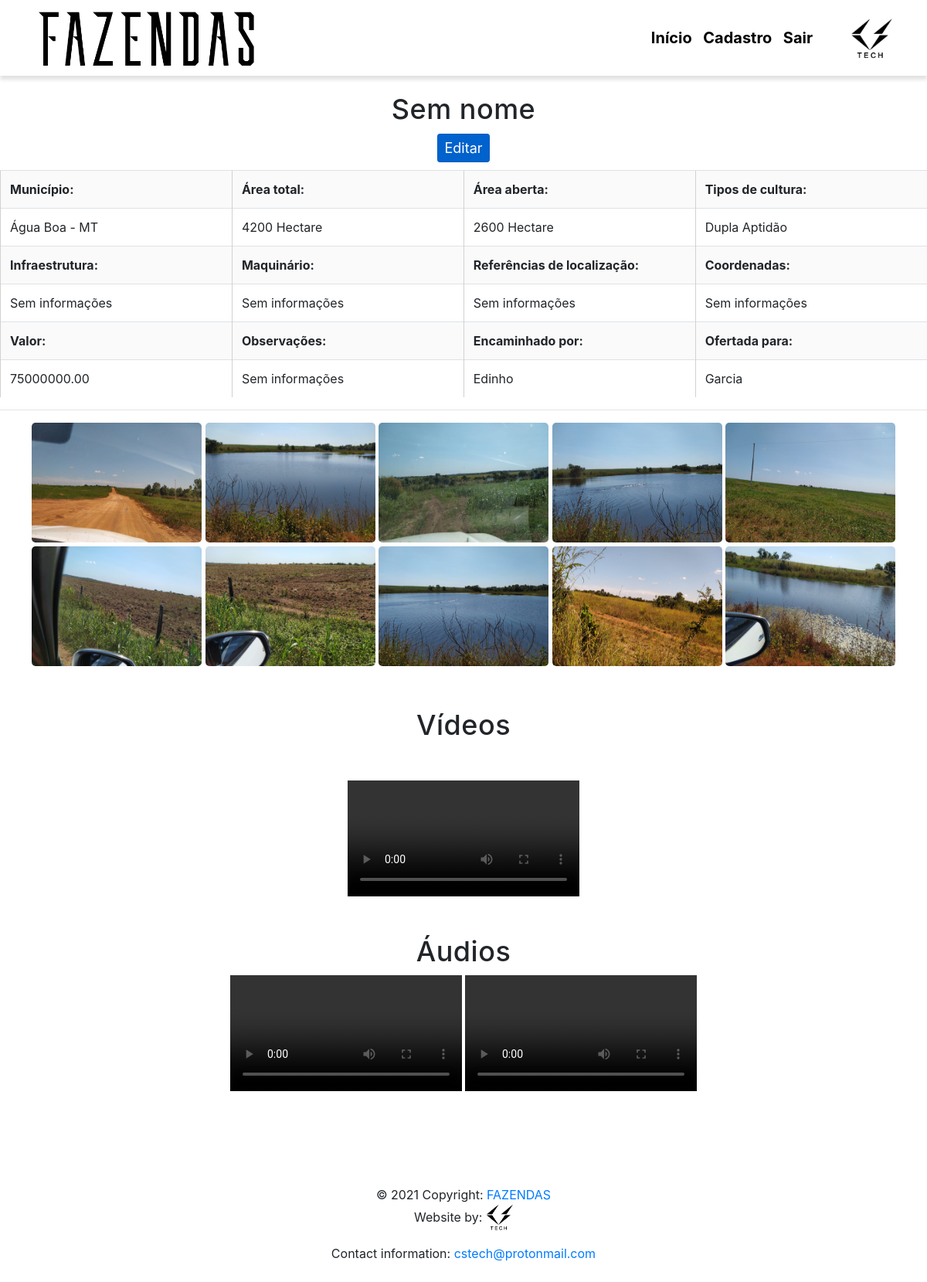
Screenshot of /fazenda_view/1 (signed in) with the database file from the repository.
### cadastro/models.py (models this page shows, shortened)
class Fazenda(models.Model):
    nome = models.CharField(
        max_length=50,
        help_text="Nome da fazenda."
    )
    municipio = models.CharField(
        max_length=100,
        help_text="Município."
    )
    estado = models.CharField(
        max_length=5,
        help_text="Estado."
    )
    area_total = models.IntegerField(
        help_text="Área total (Hectare)."
    )
    area_aberta = models.IntegerField(
        help_text="Área aberta (Hectare)."
    )
    cultura = models.CharField(
        max_length=255,
        help_text="Cultura."
    )
    infra = models.CharField(
        max_length=255,
        help_text="Características de infraestrutura."
    )
    maquinario = models.CharField(
        max_length=255,
        help_text="Maquinário (Trator, caminhão, carro e etc...)"
    )
    local_ref = models.CharField(
        max_length=255,
        help_text="Referências de localização."
    )
    coordenada = models.CharField(
        max_length=100,
        help_text="Coordenadas."
    )
    valor = MoneyField(
        max_digits=14,
        decimal_places=2,
        default_currency='BRL'
    )
    obs = models.TextField(
        max_length=3000,
        help_text="Observações."
    )
    encaminhado = models.CharField(
        max_length=50,
        help_text="Encaminhado por."
    )
    oferta = models.CharField(
        max_length=50,
        help_text="Ofertada para."
    )

class FazendaMedia(models.Model):
    fazenda = models.ForeignKey(
        Fazenda,
        on_delete=models.CASCADE
    )
    imagem = models.ImageField(
        null=True,
        blank=True,
        upload_to='imagens/',
    )
    video = models.FileField(
        null=True,
        blank=True,
        upload_to='videos/',
    )
    audio = models.FileField(
        null=True,
        blank=True,
        upload_to='audios/',
    )

### cadastro/views.py (the view)
# urls.py: path('fazenda_view/<int:pk>', views.fazenda_view, name='fazenda_view'),
def fazenda_view(request, pk):
    if request.user.is_authenticated:
        midia = FazendaMedia.objects.all().filter(fazenda_id=pk)
        imagens = []
        videos = []
        audios = []
        for i in midia:
            if i.imagem != "":
                imagens.append(i.imagem)
            if i.video != "":
                videos.append(i.video)
            if i.audio != "":
                audios.append(i.audio)
        fazenda = Fazenda.objects.get(pk=pk)
        context = {'imagens': imagens,
                    'videos': videos,
                    'audios': audios,
                    'fazenda': fazenda}
        return render(request, 'cadastro/fazenda_view.html', context)
    else:
        return redirect('accounts/login')

### cadastro/templates/cadastro/fazenda_view.html (shortened to what this page needs)
{% extends 'cadastro/base.html' %}
{% block content %}
{% load static %}
<link rel="stylesheet" type="text/css" href="{% static 'css/modal.css' %}">
<link rel="stylesheet" type="text/css" href="{% static 'css/tabela.css' %}">
<h1 class="titulo">{{ fazenda.nome }}</h1>
<body>
<div class="btn-container">
  <a id="editar" class="btn btn-primary btn-sm active" style="font-size: large;" role="button"
  aria-pressed="true" href="{% url 'editar_cadastro' fazenda.pk %}">Editar</a>
</div>
  <div id="desktop" class="table-responsive">
    <table id="desktop" class="table">
      <tr>
        <th>Município:</th>
        <th>Área total:</th>
        <th>Área aberta:</th>
        <th>Tipos de cultura:</th>
      </tr>
      <tr>
        <td>{{ fazenda.municipio }} - {{ fazenda.estado }}</td>
        <td>{{ fazenda.area_total }} Hectare</td>
        <td>{{ fazenda.area_aberta }} Hectare</td>
        <td>{{ fazenda.cultura }}</td>
      </tr>
      <tr>
        <th>Infraestrutura:</th>
        <th>Maquinário:</th>
        <th>Referências de localização:</th>
        <th>Coordenadas:</th>
      </tr>
      <tr>
        <td>{{ fazenda.infra }}</td>
        <td>{{ fazenda.maquinario }}</td>
        <td>{{ fazenda.local_ref }}</td>
        <td>{{ fazenda.coordenada }}</td>
      </tr>
      <tr>
        <th>Valor:</th>
        <th>Observações:</th>
        <th>Encaminhado por:</th>
        <th>Ofertada para:</th>
      </tr>
      <tr>
        <td>{{ fazenda.valor }}</td>
        <td>{{ fazenda.obs }}</td>
        <td>{{ fazenda.encaminhado }}</td>
        <td>{{ fazenda.oferta }}</td>
      </tr>
    </table>
    <hr>
  </div>
<div class="body_content">
    {% for img in imagens %}
    <img id="myImg" onclick="onClick(this)" class="img_fazenda" src="/media/{{ img }}" alt="">
    {% endfor %}
</div>
<div class="body_content">
  <h1 style="margin-top: 50px; margin-bottom: 50px;" class="titulo">Vídeos</h1>
  {% for vid in videos %}
  <video class="video_fazenda" controls>
    <source src="/media/{{ vid }}">
  </video>
  {% endfor %}
</div>
<div style="margin-bottom: 100px;" class="body_content">
  <h1 style="margin-top: 50px;" class="titulo">Áudios</h1>
  {% for aud in audios %}
  <video  controls>
    <source src="/media/{{ aud }}">
  </video>
  {% endfor %}
</div>
{% endblock %}

### cadastro/templates/cadastro/base.html (shortened to what this page needs)
<!doctype html>
{% load static %}
<html lang="en">
<head>
  <link rel="stylesheet" href="https://stackpath.bootstrapcdn.com/bootstrap/4.4.1/css/bootstrap.min.css">
  <link rel="stylesheet" href="https://cdnjs.cloudflare.com/ajax/libs/font-awesome/4.7.0/css/font-awesome.min.css">
  <link rel="stylesheet" href="https://use.fontawesome.com/releases/v5.6.3/css/all.css">
  <link rel="stylesheet" type="text/css" href="{% static 'css/style.css' %}">
  <link rel="stylesheet" type="text/css" href="{% static 'css/menu.css' %}">
</head>
<header class="header">
  <div id="menu" class="menu">
    <a href="{% url 'inicio' %}"><img id="logo" class="logo" src="{% static 'imagens/CUT_fazendas.png' %}" alt=""></a>
    <div class="menu_right" id="menu_principal">
      <a id="btn_menu" class="btn_menu" href="{% url 'inicio' %}">Início</a>
      <a id="btn_menu" class="btn_menu" href="{% url 'cadastro' %}">Cadastro</a>
      <a id="btn_menu" class="btn_menu" href="{% url 'logout' %}">Sair</a>
    </div>
    <div id="endereco_row" class="endereco">
      <a href="https://card.gconelhero.ga"><img id="logo_icon" class="logo_icon" src="{% static 'imagens/CSTECH_COMPLETE_ICON.ico' %}" alt=""></a>
    </div>
  </div>
</header>
    {% block content %}{% endblock %}
  <footer class="page-footer font-small blue">
    <div class="footer-copyright text-center py-3">© 2021 Copyright:
      <a href="{% url 'inicio' %}">FAZENDAS</a>
      <p>Website by: <a href="https://card.gconelhero.ga"><img style="width: 35px;" src="{% static 'imagens/CSTECH_COMPLETE_ICON_CUT.png' %}"/></a></p>
      <p>Contact information: <a href="mailto:cstech@protonmail.com">cstech@protonmail.com</a></p>
    </div>
  </footer>
  </body>
</html>

### cadastro/static/css/menu.css (style rules this page uses)
* { box-sizing: border-box; }
body { margin: 0; padding: 0; margin-top: 120px; }
.menu { background-color: #ffffff; font-family: -apple-system, BlinkMacSystemFont, 'Segoe UI', Roboto, Oxygen, Ubuntu, Cantarell, 'Open Sans', 'Helvetica Neue', sans-serif; box-shadow: 0 5px 5px 0 rgba(0, 0, 0, .120); display: flex; }
.header { position: fixed; width: 100%; top: 0; z-index: 1; }
.menu_right#menu_principal { margin: auto; margin-right: 0; }
#endereco_row { margin-top: 22.825px; margin-right: 22.438px; margin-left: 15.438px; overflow: hidden; }
.menu a { text-align: center; text-decoration: none; color: #000000; display: inline-flex; font-family: -apple-system, BlinkMacSystemFont, 'Segoe UI', Roboto, Oxygen, Ubuntu, Cantarell, 'Open Sans', 'Helvetica Neue', sans-serif; font-size: 20px; font-weight: bolder; margin-left: 10px; }
.logo { margin-left: 30px; display: block; object-fit: contain; width: 300px; overflow: hidden; transition: 0.2s linear; }
.logo_icon { width: 100px; display: block; object-fit: contain; overflow: hidden; transition: 0.2s linear; }
.btn_menu { border: 0px; font-size: 18px; font-family: -apple-system, BlinkMacSystemFont, 'Segoe UI', Roboto, Oxygen, Ubuntu, Cantarell, 'Open Sans', 'Helvetica Neue', sans-serif; overflow: hidden; display: flex; margin: 0px; transition: 0.2s linear; }

### cadastro/static/css/modal.css (style rules this page uses)
.body_content { width: 100%; text-align: center; align-items: center; display: inline-block; }
.titulo { text-align: center; font-family: -apple-system, BlinkMacSystemFont, 'Segoe UI', Roboto, Oxygen, Ubuntu, Cantarell, 'Open Sans', 'Helvetica Neue', sans-serif; font-size: 36px; letter-spacing: 0.5px; }
.img_fazenda { border-radius: 4px; width: 220px; height: 155px; text-decoration: none; vertical-align: middle; border: hidden; margin-bottom: 5px; }
.video_fazenda { vertical-align: middle; }
#myImg { border-radius: 5px; cursor: pointer; transition: 0.3s; }

### cadastro/static/css/tabela.css (style rules this page uses)
th { background-color: rgb(250, 250, 250); border-left: 1px solid rgb(209, 209, 209); }
td { white-space: normal !important; word-wrap: break-word; border-left: 1px solid rgb(209, 209, 209); }
.table#desktop { white-space: normal !important; word-wrap: break-word; border-left: 1px solid rgb(209, 209, 209); border-collapse: collapse; table-layout: fixed; border-collapse: collapse; }
.btn-container { justify-content: center; align-items: center; text-align: center; margin: 10px; }

### rows the page displays
Fazenda: nome "Sem nome", municipio "Água Boa", estado "MT", area_total "4200", area_aberta "2600", cultura "Dupla Aptidão", infra "Sem informações", maquinario "Sem informações", local_ref "Sem informações", coordenada "Sem informações", valor "75000000.00", obs "Sem informações", encaminhado "Edinho", oferta "Garcia"
FazendaMedia: imagem (picture)
FazendaMedia: imagem (picture)
FazendaMedia: imagem (picture)
FazendaMedia: imagem (picture)
FazendaMedia: imagem (picture)
FazendaMedia: imagem (picture)
FazendaMedia: imagem (picture)
FazendaMedia: imagem (picture)
FazendaMedia: imagem (picture)
FazendaMedia: imagem (picture)
